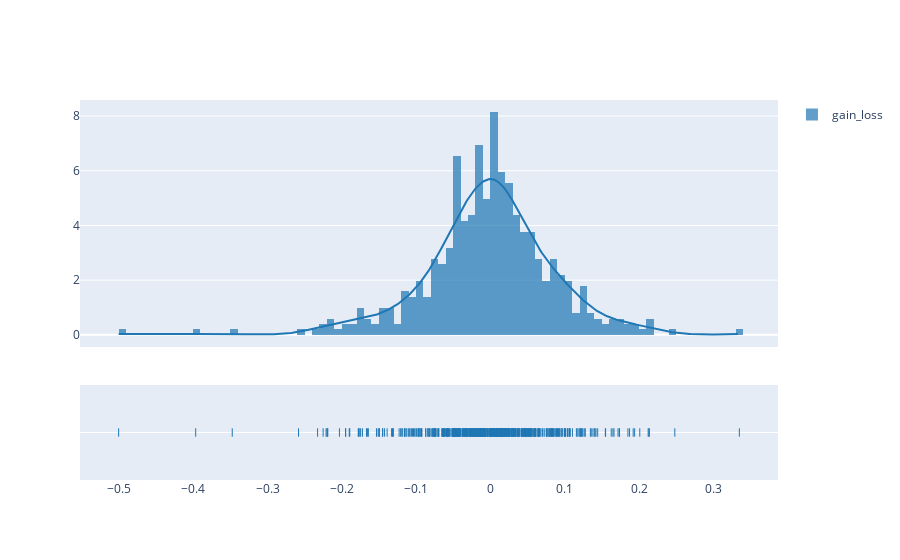

The code cell stored with this chart in its notebook:
### Code cell
fig = ff.create_distplot([df['gain_loss'].to_list()], ['gain_loss'], bin_size=.01)
fig.show()

### Figure 1 — Plotly figure (JSON) as saved in the notebook; plotly's stock layout.template omitted (floating-point values rounded to 4 significant figures; data arrays with more than 128 entries replaced by an {"elided": "..."} marker saying what was removed)
{"data": [{"autobinx": false, "histnorm": "probability density", "legendgroup": "gain_loss", "marker": {"color": "rgb(31, 119, 180)"}, "name": "gain_loss", "opacity": 0.7, "type": "histogram", "x": {"elided": "504 float values"}, "xaxis": "x", "xbins": {"end": 0.3346, "size": 0.01, "start": -0.5003}, "yaxis": "y"}, {"legendgroup": "gain_loss", "marker": {"color": "rgb(31, 119, 180)"}, "mode": "lines", "name": "gain_loss", "showlegend": false, "type": "scatter", "x": {"elided": "500 float values"}, "xaxis": "x", "y": {"elided": "500 float values"}, "yaxis": "y"}, {"legendgroup": "gain_loss", "marker": {"color": "rgb(31, 119, 180)", "symbol": "line-ns-open"}, "mode": "markers", "name": "gain_loss", "showlegend": false, "type": "scatter", "x": {"elided": "504 float values"}, "xaxis": "x", "y": {"elided": "504 str values"}, "yaxis": "y2"}], "layout": {"barmode": "overlay", "hovermode": "closest", "legend": {"traceorder": "reversed"}, "xaxis": {"anchor": "y2", "domain": [0, 1], "zeroline": false}, "yaxis": {"anchor": "free", "domain": [0.35, 1], "position": 0}, "yaxis2": {"anchor": "x", "domain": [0, 0.25], "dtick": 1, "showticklabels": false}}}
